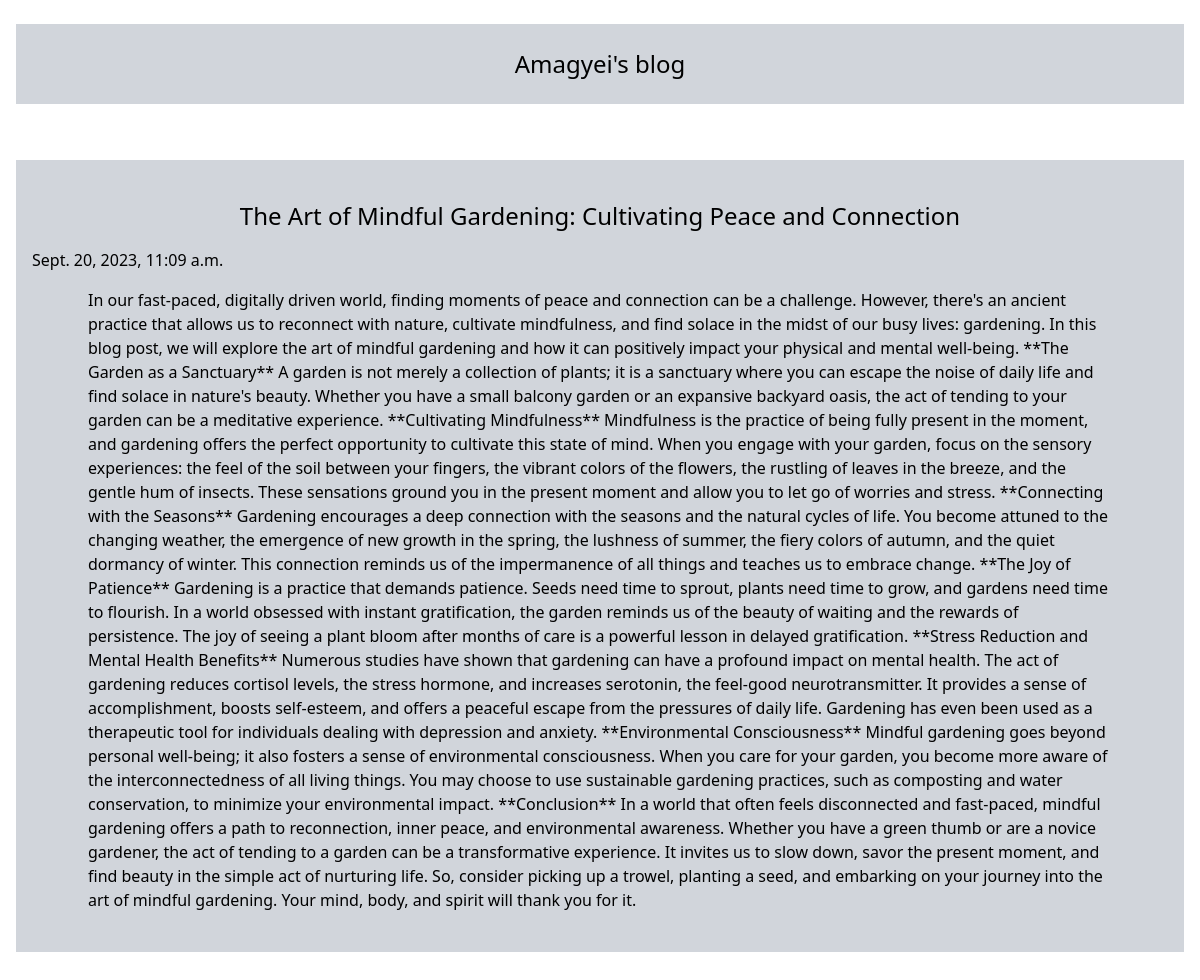
Screenshot of /post/2 with the database file from the repository.
### posts/models.py (models this page shows, shortened)
class Post(models.Model):
    title = models.CharField(max_length=100)
    body  = models.TextField(max_length=100000)
    created_on = models.DateTimeField(default=datetime.now(), blank=True)

### posts/views.py (the view)
# urls.py: path('post/<str:pk>', views.post, name = 'post'),
def post(request,pk):
    posts=Post.objects.get(id=pk)
    return render (request, 'post.html', {'posts': posts})

### templates/post.html (shortened to what this page needs)
<!DOCTYPE html>
<html lang="en">
<head>
    <script src="https://cdn.tailwindcss.com"></script>
</head>
<body>
    <div class="bg-gray-300 py-6 px-4 mx-4 my-6 ">
        <h1 class="justify-center text-center text-2xl">Amagyei's blog</h1>
    </div>
        <a href="" class="text-none">
            <div class="bg-gray-300 py-6 px-4 mx-4 my-14 ">
                <h1 class="justify-center text-center text-2xl py-4"> {{posts.title}}</h1>
                <h5>{{posts.created_on }}</h5>
                <p class="px-14  py-4">{{posts.body}}</p>
            </div>
        </a>
</body>
</html>

### rows the page displays
Post: title "The Art of Mindful Gardening: Cultivating Peace and Connection", created_on "Sept. 20, 2023, 11:09 a.m.", body "In our fast-paced, digitally driven world, finding moments of peace and connection can be a challenge. However, there's an ancient practice that allows us to reconnect with nature, cultivate mindfulness, and find solace in the midst of our busy lives: gardening. In this blog post, we will explore the art of mindful gardening and how it can positively impact your physical and mental well-being. **The Garden as a Sanctuary** A garden is not merely a collection of plants; it is a sanctuary where you can escape the noise of daily life and find solace in nature's beauty. Whether you have a small balcony garden or an expansive backyard oasis, the act of tending to your garden can be a meditative…"
